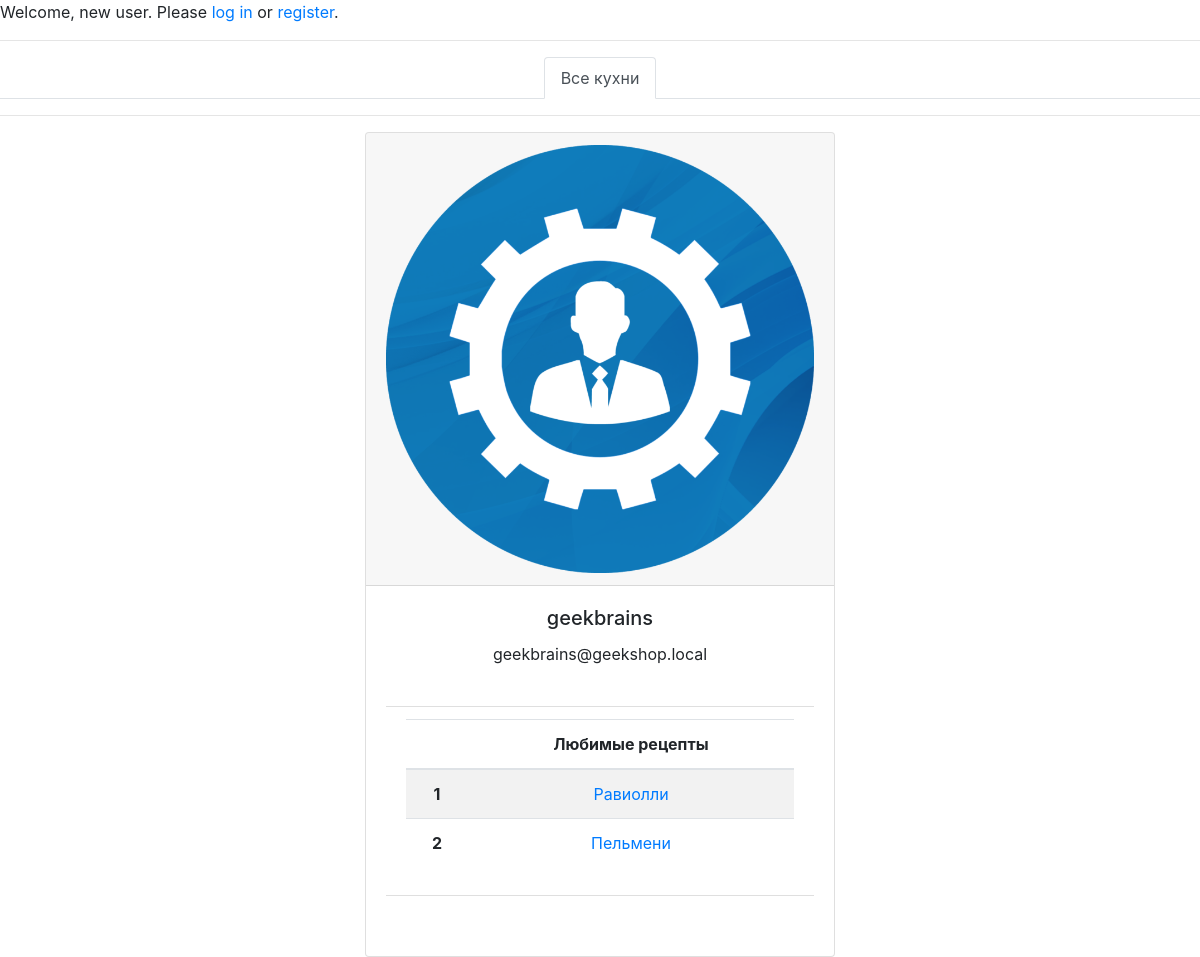
Screenshot of /auth/1 with the database file from the repository.
### authapp/models.py (models this page shows, shortened)
class BorshchUser(AbstractUser):
    class Meta:
        verbose_name = 'пользователь'
        verbose_name_plural = 'пользователи'
    avatar = models.ImageField(upload_to='users_avatars', blank=True)

### myrecipeapp/models.py (models this page shows, shortened)
class MyRecipe(models.Model):
    class Meta:
        verbose_name = 'Любимый рецепт'
        verbose_name_plural = 'Любимые рецепты'
    borshchuser = models.ForeignKey(BorshchUser, on_delete=models.CASCADE)
    recipe = models.ForeignKey(Recipe, on_delete=models.CASCADE)

### mainapp/models.py (models this page shows, shortened)
class Recipe(models.Model):
    class Meta:
        verbose_name = 'Рецепт'
        verbose_name_plural = 'Рецепты'
    cuisine = models.ForeignKey(Cuisine, on_delete=models.CASCADE)
    name = models.CharField(verbose_name='название рецепта', max_length=255)
    description = models.TextField(verbose_name='описание', blank=True)
    cooking = models.TextField(verbose_name='способ приготовления', blank=False)
    image = models.ImageField(upload_to='recipe_photos', blank=True)

### authapp/views.py (the view)
# urls.py: path('<int:pk>', authapp.BorshchUserDetailView.as_view(), name='BorshchUser'),
class BorshchUserDetailView(DetailView):
    model = BorshchUser
    context_object_name = 'borshchuser'
    template_name = 'authapp/user_details.html'
    def get_context_data(self, **kwargs):
        context = super().get_context_data(**kwargs)
        context['my_recipe_list'] = MyRecipe.objects.filter(borshchuser=self.kwargs['pk'])
        return context

### authapp/templates/authapp/user_details.html (shortened to what this page needs)
{% extends 'mainapp/base.html' %}
{% block content %}
<div class="container">
        <div class="card text-center">
            <div class="card-header">
                <img src="/media/{{ borshchuser.avatar }}" class="card-img-top" alt="...">
            </div>
            <div class="card-body">
                <h5 class="card-title">{{ borshchuser.username }}</h5>
                <p class="card-text">{{ borshchuser.email }}</p>
                <ul class="list-group list-group-flush">
                    <li class="list-group-item">
                    </li>
                    <li class="list-group-item">
                        <table class="table table-striped">
                            <thead>
                                <tr>
                                    <th scope="col"></th>
                                    <th scope="col">Любимые рецепты</th>
                                </tr>
                            </thead>
                            <tbody>
                            {% for my_recipe in my_recipe_list %}
                                <tr>
                                    <th scope="row">{{ forloop.counter }}</th>
                                    <td><a href="{% url 'recipes:recipe' my_recipe.recipe.pk %}">
                                            {{ my_recipe.recipe.name }}
                                        </a>
                                    </td>
                                </tr>
                            {% endfor %}
                            </tbody>
                        </table>
                    </li>
                    <li class="list-group-item">
                    </li>
                </ul>
            </div>
        </div>
</div>
{% endblock %}

### static/css/styles.css (style rules this page uses)
.container { background-color: white; width: 500px; margin: 0 auto; }

### rows the page displays
BorshchUser: avatar (picture), username "geekbrains", email "geekbrains@geekshop.local"
MyRecipe: recipe.name "Равиолли"
MyRecipe: recipe.name "Пельмени"
